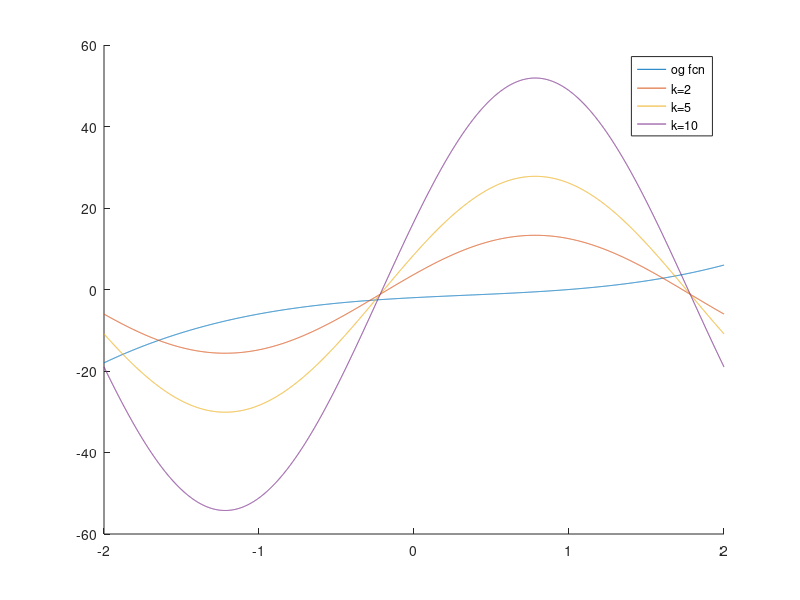

The MATLAB source for this figure:
clc; clear;

x = -2:0.001:2;
k = 1;
fn = (-7/6);
f = (x.^3) - (x.^2) + (x.*2) - 2;
ftF = ((-24/pi*k)*cos(pi*k)+...
       (-16/(pi*k)^2)*sin(pi*k)+...
       (96/(pi*k)^3)*cos(pi*k))*sin((pi*k*x)/2)+...
      ((24/pi*k)*sin(pi*k)+...
       (-16/(pi*k)^2)*cos(pi*k)+...
       (-96/(pi*k)^3)*sin(pi*k))*cos((pi*k*x)/2);

figure; hold on;
plot(x,f);

k = 2;
for n = 0:k
    fn = fn + ftF;
end
plot(x,fn);
fn = (-7/6);

k = 5;
for n = 0:k
    fn = fn + ftF;
end
plot(x,fn);
fn = (-7/6);

k = 10;
for n = 0:k
    fn = fn + ftF;
end
plot(x,fn);
fn = (-7/6);

legend('og fcn', 'k=2', 'k=5', 'k=10');